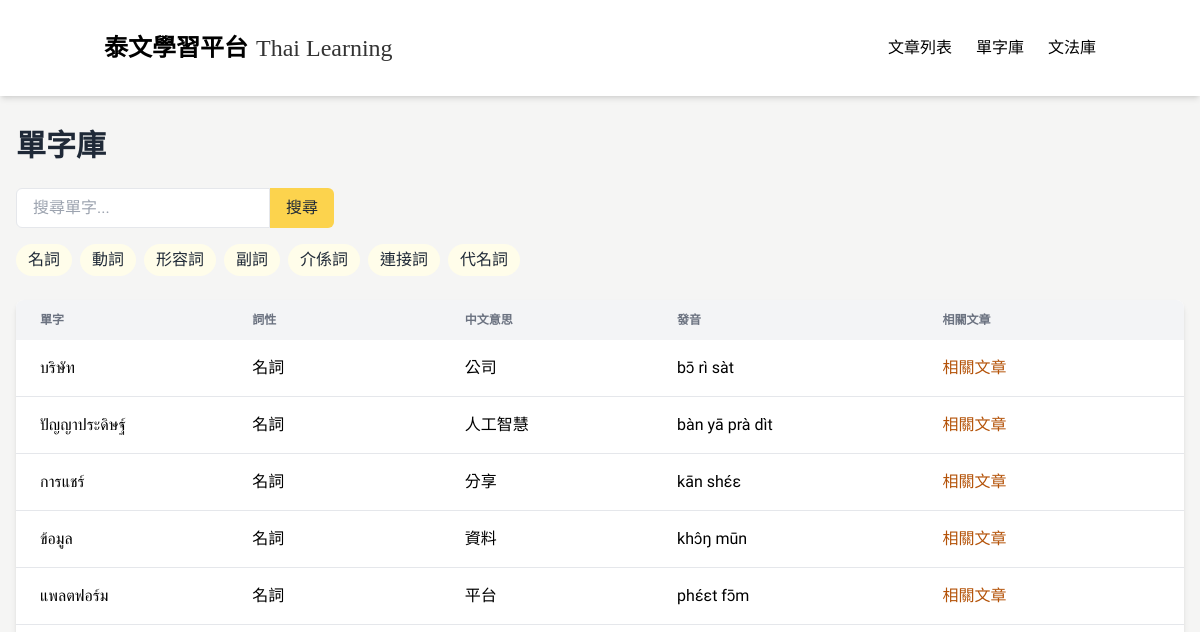
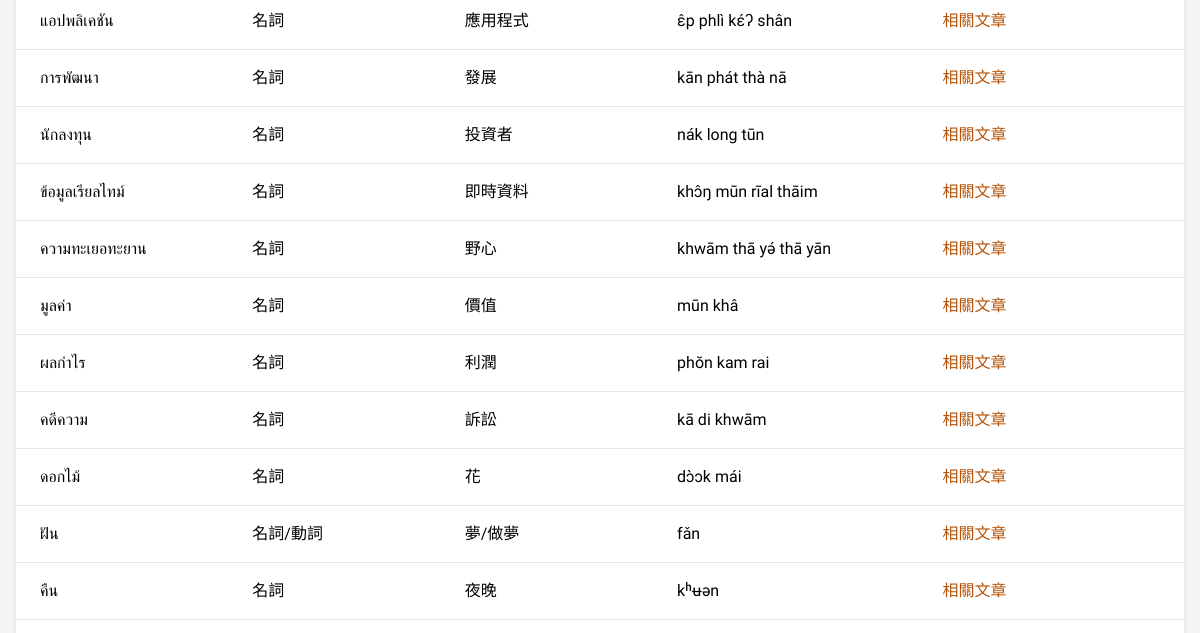
Page /vocabulary (upper part) on the earlier database version (2 pictures, top to bottom).
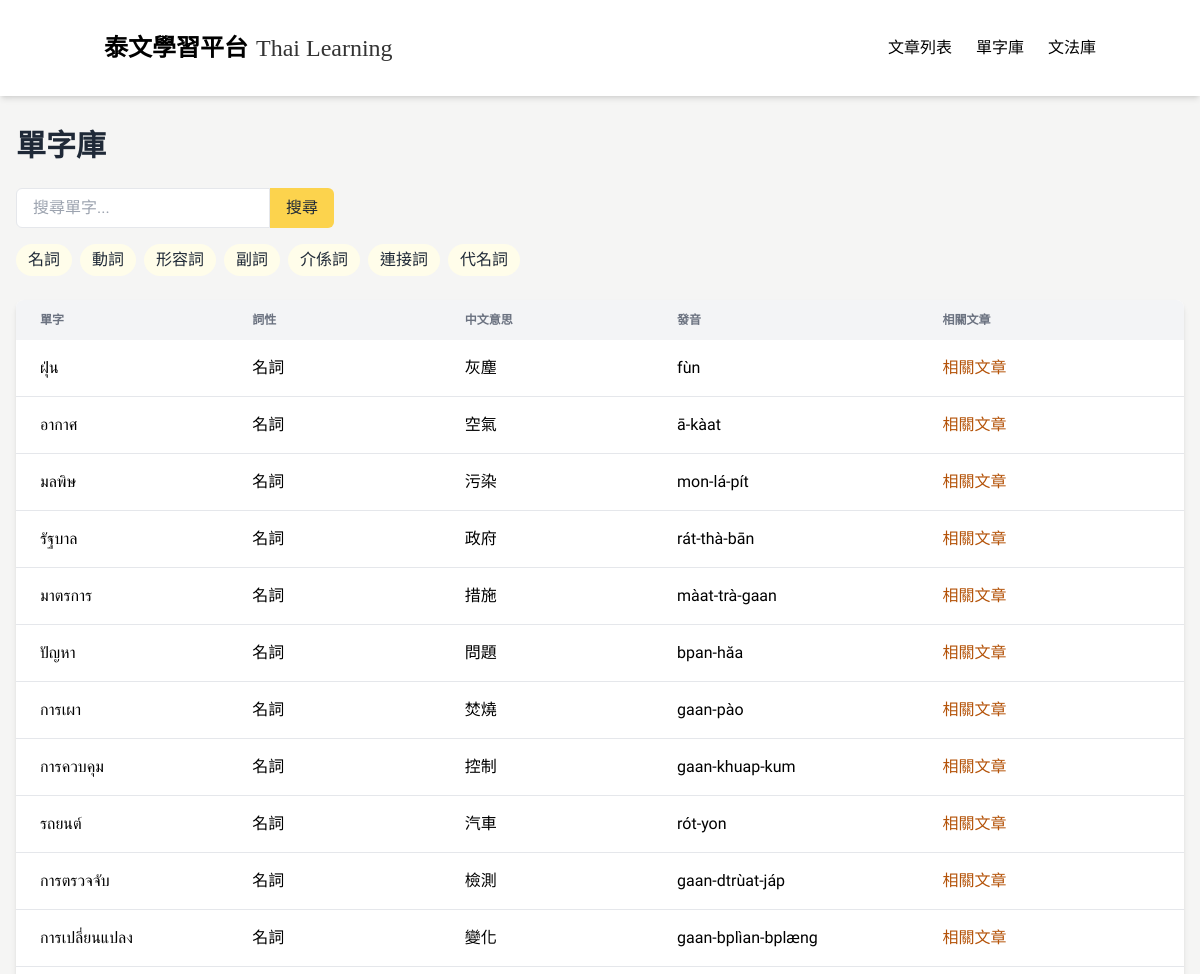
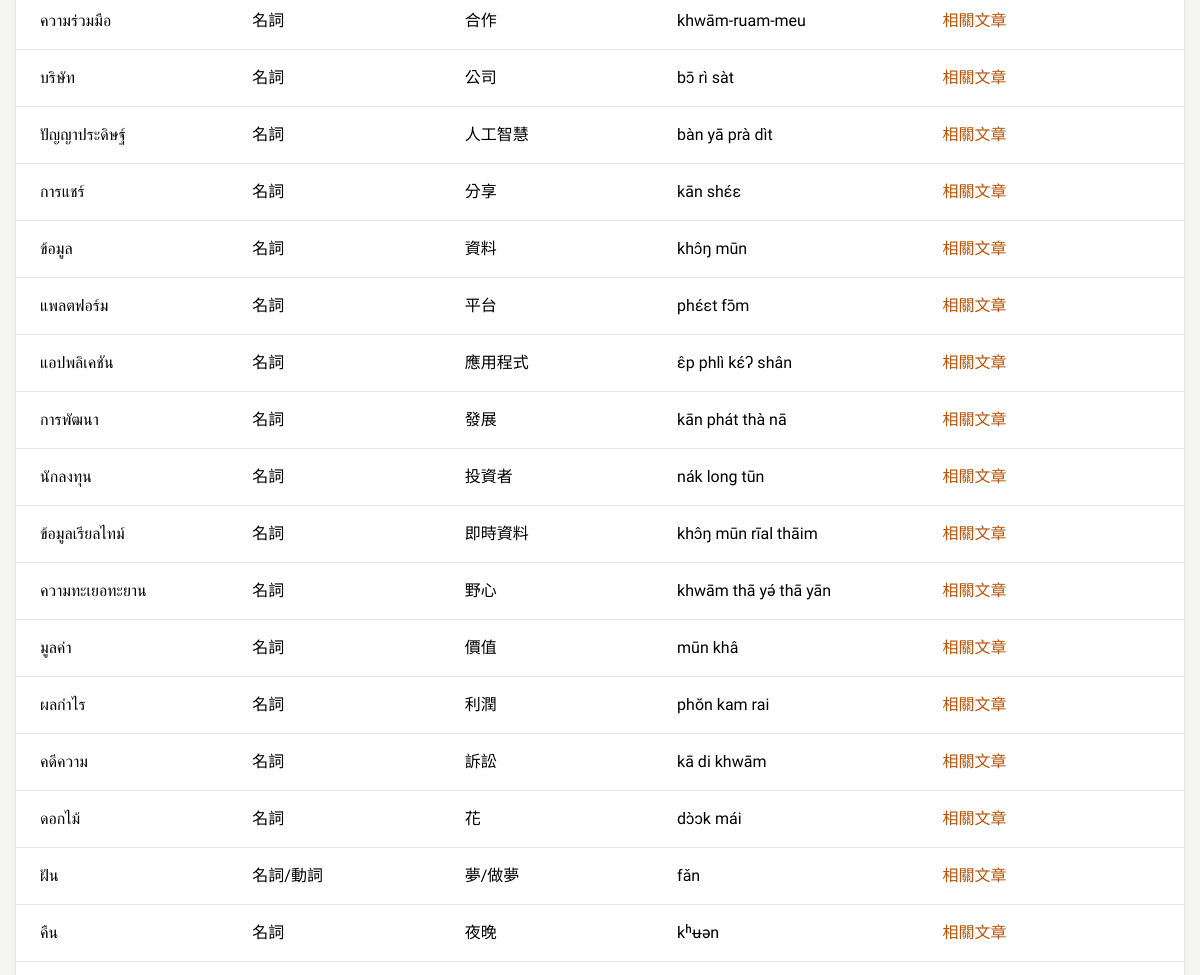
Same page on the later database version (2 pictures, top to bottom).
### tables this page shows
CREATE TABLE Word (
            id INTEGER PRIMARY KEY AUTOINCREMENT,
            thai TEXT,
            chinese TEXT,
            type TEXT,
            pronunciation TEXT,
            articleId INTEGER,
            createdAt TEXT,
            updatedAt TEXT
        );

### app_sqlite.py (the view)
@app.route('/vocabulary')
def vocabulary():
    conn = get_db_connection()
    words = conn.execute("""
        SELECT DISTINCT Word.*
        FROM Word
        JOIN WordArticle ON Word.id = WordArticle.wordId
        JOIN Article ON WordArticle.articleId = Article.id
        WHERE Article.status = 'published'
        ORDER BY Word.createdAt DESC
    """).fetchall()
    conn.close()
    return render_template('vocabulary_adjust.html', words=words)

### app_sqlite.py (called while the page is built)
def get_db_connection():
    base_path = os.path.dirname(os.path.abspath(__file__))
    db_path = os.path.join(base_path, 'data.db')
    conn = sqlite3.connect(db_path)  # SQLite 檔名
    conn.row_factory = sqlite3.Row     # 讓取出的資料像字典一樣操作
    return conn

### templates/vocabulary_adjust.html (shortened to what this page needs)
<!DOCTYPE html>
<html lang="zh-TW">
<head>
  <script src="https://cdn.tailwindcss.com"></script>
</head>
<body>
  <nav class="bg-white shadow-md sticky top-0 z-50">
    <div class="container mx-auto px-4 py-4">
      <div class="flex justify-between items-center py-4">
        <div class="flex items-center space-x-2">
          <a href="/" class="flex items-end space-x-2">
            <span class="nav-title text-2xl font-bold text-black">泰文學習平台</span>
            <span class="nav-subtitle text-2xl text-black/80 self-end">Thai Learning</span>
          </a>
        </div>
        <div class="hidden md:flex space-x-6">
          <a href="/" class="tab-btn active-tab text-black hover:text-gray-700" data-tab="articles">文章列表</a>
          <a href="/vocabulary" class="text-black hover:text-gray-700">單字庫</a>
          <a href="/grammar" class="text-black hover:text-gray-700">文法庫</a>
        </div>
      </div>
    </div>
  </nav>
  <div class="px-4 py-8">
  <h1 class="text-3xl font-bold mb-6 text-gray-800">單字庫</h1>
  <div class="mb-6">
    <div class="flex mb-4">
      <input id="vocabulary-search" type="text" placeholder="搜尋單字..." class="border rounded-l-md px-4" />
      <button class="bg-[#FCD34D] hover:bg-[#FBBF24] text-[#1F2937] hover:text-white px-4 py-2 rounded-r-md transition-colors">搜尋</button>
    </div>
    <div class="flex flex-wrap gap-2 mb-4">
      <button class="px-3 py-1 bg-[#FFFDEA] text-[#1F2937] rounded-full hover:bg-[#FBBF24]" data-type="名詞">名詞</button>
      <button class="px-3 py-1 bg-[#FFFDEA] text-[#1F2937] rounded-full hover:bg-[#FBBF24]" data-type="動詞">動詞</button>
      <button class="px-3 py-1 bg-[#FFFDEA] text-[#1F2937] rounded-full hover:bg-[#FBBF24]" data-type="形容詞">形容詞</button>
      <button class="px-3 py-1 bg-[#FFFDEA] text-[#1F2937] rounded-full hover:bg-[#FBBF24]" data-type="副詞">副詞</button>
      <button class="px-3 py-1 bg-[#FFFDEA] text-[#1F2937] rounded-full hover:bg-[#FBBF24]" data-type="介係詞">介係詞</button>
      <button class="px-3 py-1 bg-[#FFFDEA] text-[#1F2937] rounded-full hover:bg-[#FBBF24]" data-type="連接詞">連接詞</button>
      <button class="px-3 py-1 bg-[#FFFDEA] text-[#1F2937] rounded-full hover:bg-[#FBBF24]" data-type="代名詞">代名詞</button>
    </div>
  </div>
  <div class="hidden md:block bg-white rounded-lg shadow-md overflow-x-auto">
    <table class="min-w-full w-full table-fixed">
      <thead class="bg-gray-100">
        <tr>
          <th class="px-6 py-3 text-left text-xs text-gray-500 uppercase w-1/5">單字</th>
          <th class="px-6 py-3 text-left text-xs text-gray-500 uppercase w-1/5">詞性</th>
          <th class="px-6 py-3 text-left text-xs text-gray-500 uppercase w-1/5">中文意思</th>
          <th class="px-6 py-3 text-left text-xs text-gray-500 uppercase w-1/4">發音</th>
          <th class="px-6 py-3 text-left text-xs text-gray-500 uppercase w-1/4">相關文章</th>
        </tr>
      </thead>
      <tbody class="divide-y divide-gray-200">
        {% for word in words %}
        <tr class="hover:bg-gray-50 vocabulary-row" data-type="{{ word.type }}">
          <td class="px-6 py-4 whitespace-nowrap thai-text">{{ word.thai }}</td>
          <td class="px-6 py-4 whitespace-nowrap">{{ word.type }}</td>
          <td class="px-6 py-4 whitespace-nowrap">{{ word.chinese }}</td>
          <td class="px-6 py-4 whitespace-nowrap">{{ word.pronunciation }}</td>
          <td class="px-6 py-4 whitespace-nowrap">
            <a href="/word/{{ word.id }}" class="text-[#B45309] hover:underline">相關文章</a>
          </td>
        </tr>
        {% endfor %}
      </tbody>
    </table>
  </div>
</body>
</html>

Differences in the rows shown:
added Word: thai "ฝุ่น", type "名詞", chinese "灰塵", pronunciation "fùn"
added Word: thai "อากาศ", type "名詞", chinese "空氣", pronunciation "ā-kàat"
added Word: thai "มลพิษ", type "名詞", chinese "污染", pronunciation "mon-lá-pít"
added Word: thai "รัฐบาล", type "名詞", chinese "政府", pronunciation "rát-thà-bān"
added Word: thai "มาตรการ", type "名詞", chinese "措施", pronunciation "màat-trà-gaan"
added Word: thai "ปัญหา", type "名詞", chinese "問題", pronunciation "bpan-hăa"
added Word: thai "การเผา", type "名詞", chinese "焚燒", pronunciation "gaan-pào"
added Word: thai "การควบคุม", type "名詞", chinese "控制", pronunciation "gaan-khuap-kum"
added Word: thai "รถยนต์", type "名詞", chinese "汽車", pronunciation "rót-yon"
added Word: thai "การตรวจจับ", type "名詞", chinese "檢測", pronunciation "gaan-dtrùat-jáp"
added Word: thai "การเปลี่ยนแปลง", type "名詞", chinese "變化", pronunciation "gaan-bplìan-bplæng"
added Word: thai "ความร่วมมือ", type "名詞", chinese "合作", pronunciation "khwām-ruam-meu"
